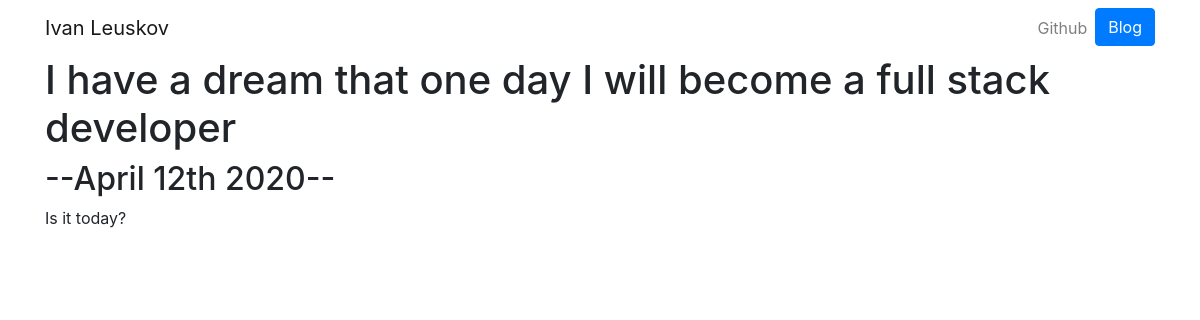
Page /blog/3/ on the committed database.
### blog/models.py (models this page shows, shortened)
class Blog(models.Model):
    title = models.TextField(max_length=250)
    date = models.DateField()
    description = models.TextField()

### blog/views.py (the view)
# urls.py: path('<int:blog_id>/', views.detail, name='detail'),
def detail(request, blog_id):
    blog = get_object_or_404(Blog, pk=blog_id)
    return render(request, 'blog/detail.html', {'blog':blog})

### blog/templates/blog/detail.html
{% extends 'portfolio/base.html' %}
{% block content %}
    <h1>{{blog.title}}</h1>
    <h2>--{{ blog.date|date:'F jS Y'}}--</h2>
    {{blog.description|safe}}
{% endblock %}

### rows in the picture
Blog: title "I have a dream that one day I will become a full stack developer", date "April 12th 2020", description "Is it today?"
